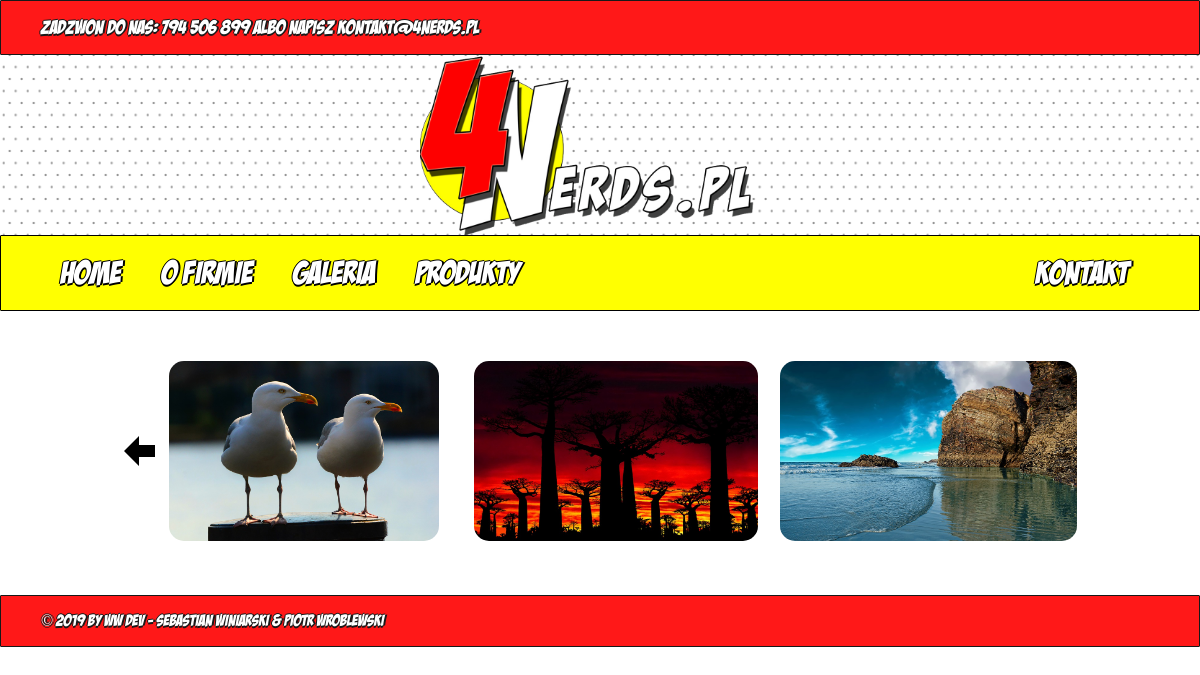
The page /gallery.php?currentpage=3 on the database as committed earlier.
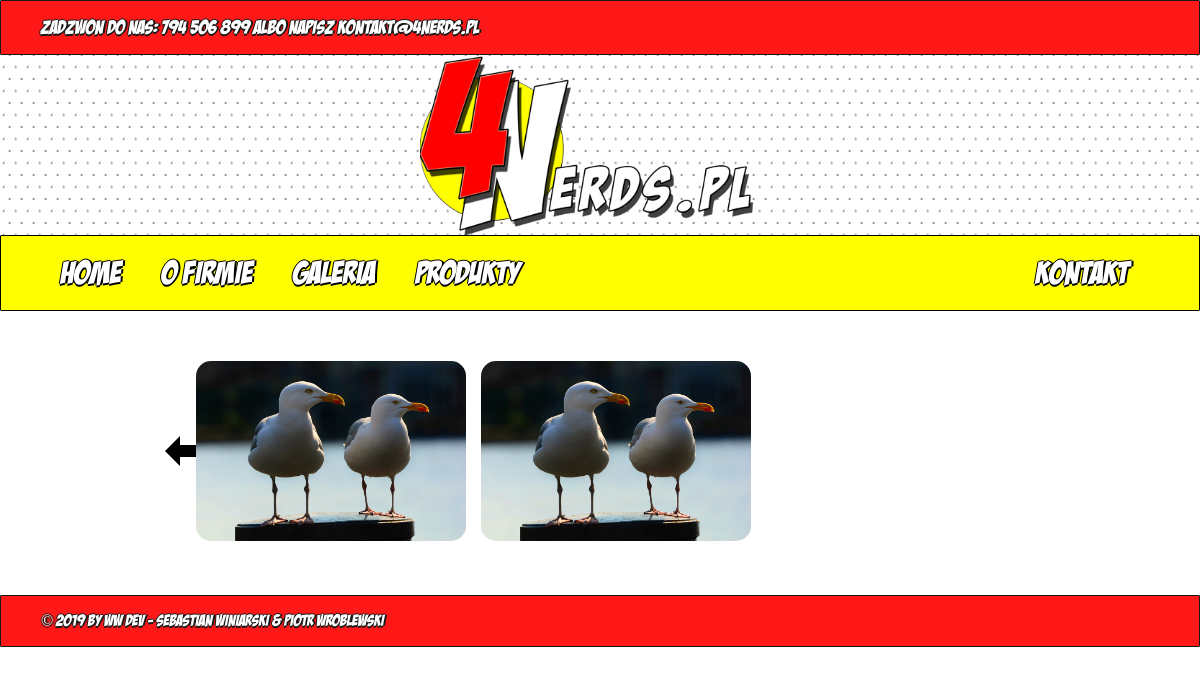
The same page on the database as committed later.
### tables this page shows
CREATE TABLE `galeria` (
  `name` varchar(20) NOT NULL,
  `description` text,
  `link` varchar(200) NOT NULL,
  `ID` int(11) NOT NULL
);

### database files/db_connect.php (the view, shortened to what this page needs)
<?php
class DB_COMMUNICATION{
    private $pdo;
    private $db_host = 'localhost';
    private $db_name = '4nerds';
    private $db_user = 'root';
    private $db_pass = '';
    public function __construct(){
        try{
            $db_host = $this->db_host;
            $db_name = $this->db_name;
            $db_user = $this->db_user;
            $db_pass = $this->db_pass;
            $dsn = 'mysql:host=' . $db_host . ';dbname=' . $db_name;
            $pdo = new PDO($dsn, $db_user, $db_pass);
            $this->pdo = $pdo;
        } catch(PDOException $e) {
            echo $e->getMessage();
        }
    }
    public function show_images(){
        $pdo = $this->pdo;
        $query = $pdo->prepare('SELECT * FROM galeria');
        $query->execute();
        $totalItems = count($query->fetchAll());
        if(isset($_GET['currentpage']) && is_numeric($_GET['currentpage'])){
            $currentpage = (int)$_GET['currentpage'];
        } else {
            $currentpage = 1;
        }
        $offset = ($currentpage - 1) * 9;
        $limit= 9;
        $query = $pdo->prepare('SELECT * FROM galeria LIMIT :first, :limit');
        $query->bindParam(':first', $offset, PDO::PARAM_INT);
        $query->bindParam(':limit', $limit, PDO::PARAM_INT);
        $query->execute();
        $results = $query->fetchAll();
        if($currentpage > 1){
            $prev = $currentpage - 1;
            echo '<a href="?currentpage='.$prev.'"><img src="images/arrow-left.svg"></a>';
        }
        echo '<div class="img-container">';
        foreach($results as $row){
            echo '<div id="'.$row['ID'].'">';
            echo '<img src="'.$row['link'].'" alt="'.$row['name'].'"  class="image-display"/>';
            echo '</div>';
        }
        echo '</div>';
    }
}
?>

### gallery.php (shortened to what this page needs)
<?php
    include 'database files/db_connect.php';
    $db_conn = new DB_COMMUNICATION();
?>
<!DOCTYPE html>
<html lang="en">
<head>
    <link rel="stylesheet" href="css/navstyle.css">
    <link rel="stylesheet" href="css/gallery_style.css">
</head>
<body>
    <header>Zadzwon do nas: 794 506 899 albo napisz <a href="mailto:kontakt@4nerds.pl">kontakt@4nerds.pl</a></header>
   <div id="logo-area"> <img src="images/logobig.png" alt="4Nerds.pl" id="banner-logo"></div>
    <div class="nav-place" style="height:height()">
        <nav class="stick-nav">
            <ul class="nav-elements">
                <li><a href="main_page.html">Home</a></li>
                <li><a href="">O Firmie</a></li>
                <li><a href="">Galeria</a></li>
                <li><a href="">Produkty</a></li>
                <li class="right-elem"><a href="contact_page.php">Kontakt</a></li>
            </ul>
        </nav>
    </div>
    <div class="gallery-container">
        <?php
            $db_conn->show_images();
        ?>
    </div>
   <footer>
    © 2019 by WW Dev - Sebastian Winiarski & Piotr Wroblewski
   </footer>
</body>
</html>

### css/navstyle.css (style rules this page uses)
body { margin: 0 auto; }
.stick-nav { background-color: #ffff01; color: white; border-radius: 1px; border: 1px solid black; }
.nav-elements { display: flex; list-style: none; font-size: 2em; padding-left: 40px; padding-right: 40px; margin: 0; text-shadow: -1px 0 black, 0 2px black, 2px 0 black, 0 -1px black; font-family: 'badaboom_bbregular'; }
li { padding: 20px; }
.right-elem { margin-left: auto; padding-right: 30px; }
a { text-align: center; text-decoration: none; color: white; }
#banner-logo { display: block; margin-left: auto; margin-right: auto; width: 30%; height: auto; }
footer { background-color:#ff0000; padding: 16px; font-size: 1em; padding-left: 40px; padding-right: 40px; margin: 0; text-shadow: -1px 0 black, 0 2px black, 2px 0 black, 0 -1px black; font-family: 'badaboom_bbregular'; color: white; border-radius: 1px; border: 1px solid black; opacity: 0.9; }
header { background-color:#ff0000; opacity: 0.9; padding: 16px; font-size: 1.2em; padding-left: 40px; padding-right: 40px; margin: 0; text-shadow: -1px 0 black, 0 2px black, 2px 0 black, 0 -1px black; font-family: 'badaboom_bbregular'; color: white; border-radius: 1px; border: 1px solid black; }
#logo-area { background-image: url(../images/bg.jpg); background-size: 20%; background-repeat: repeat; }

### css/gallery_style.css (style rules this page uses)
.gallery-container { display: flex; align-items: center; justify-content: center; margin: 50px; }
.img-container img { max-height: 240px; width: auto; }
.img-container { display: grid; grid-gap: 15px; grid-template-columns: 1fr 1fr 1fr; justify-items: center; }
@media only screen and (max-width: 1280px) { .img-container img { max-height: 180px; width: auto; } }
.image-display { border-radius: 15px; cursor: pointer; transition: 0.5s; }

Rows that differ between the two databases and show on the page:
removed galeria: link (picture)
changed galeria (number 2 of 2 on the later page): link: a different picture
